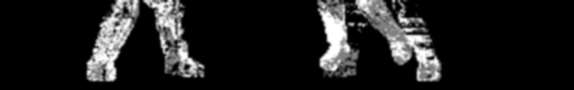
#> input picture fatfury2/cluster/legging/56.png, 574 x 90 px
$ python l.py ../legging/56.png ../legging/56.png
#> lines starting #> are read from the running program, lines starting #| are printed output that depends on the picture
import cv2
import sys
import numpy
import matplotlib.pyplot as plt

def diffI(img1, img2):
    h, w = img1.shape
    m = []

    for i in range(h):
        for j in range(w):
            s = numpy.sqrt(numpy.absolute(img1[i,j] - img2[i,j]))
            if s != 0:
                m.append(s)

    return m

img1 = cv2.imread(sys.argv[1], 0)
#> img1 is the input picture: shape (90, 574); min 0, max 255, mean 30
img2 = cv2.imread(sys.argv[2], 0)

M = diffI(img1, img2)
#> after the loop in diffI, `for i in range(h):`: m = []
#> M = []
plt.plot(M)
plt.show()
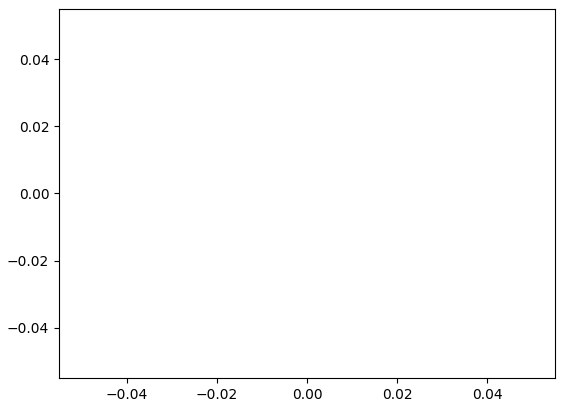
#> figure drawn by matplotlib, 1 panel
